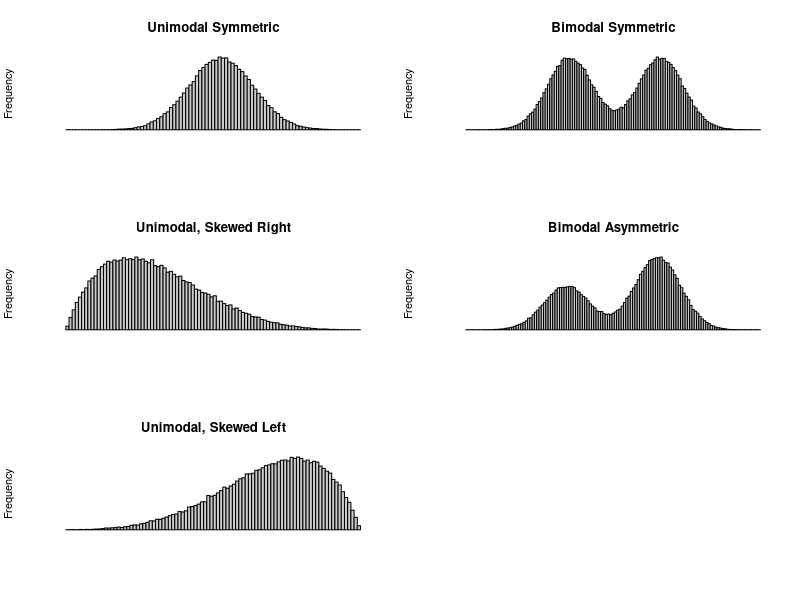

The R source for this figure: (Note: this script raises an error after producing the figure.)
###############################################
# Shape types of a histogram                  #
# Book: Statistics (The Easier Way) With R    #
# Author: Nicole Radziwill @nicoleradziwill   #
# Code from page 96 to 97                     #
# Comments by: Arturo Mora-Soto @jarturomora  #
#              Marked as #JAMS                #
###############################################

# This line sets up a plotting area that has 3 rows and 2 columns
par(mfrow=c(3,2))

label <- "Unimodal Symmetric"
# Randomly sample 100000 times from the normal distribution with mean
# of 0 and standard deviation of 1:
x <- c(rnorm(100000,0,1))
# Now plot the histogram in gray, with 100 bars, erasing all axis labels
hist(x,col="#cccccc",breaks=100,axes=FALSE,xlab="",main=label)

label <- "Bimodal Symmetric"
# Randomly sample 100000 times from the normal distribution with mean
# of 0 and standard deviation of 1, then again from the normal
# distribution with mean of 4 and standard deviation of 1 (so they have 
# distinctly different peaks). Mash all the data together to form x.
x <- c(rnorm(100000,0,1),rnorm(100000,4,1)) 
# Now plot the histogram in gray, with 100 bars, erasing all axis labels
hist(x,col="#cccccc",breaks=100,axes=FALSE,xlab="",main=label)

label <- "Unimodal, Skewed Right"
# Randomly sample 100000 times from the beta distribution (which is sort
# of normal looking, but is skewed according to its shape parameters).
# The shape parameters here are alpha=2 and beta=5, meaning it will be
# skewed to the right.
x <- rbeta(100000,2,5)
# Now plot the histogram in gray, with 100 bars, erasing all axis labels
hist(x,col="#cccccc",breaks=100,axes=FALSE,xlab="",main=label)

label="Bimodal Asymmetric"
# Randomly sample 60000 times from the normal distribution with mean
# of 0 and standard deviation of 1, then 100000 times from the normal
# distribution with mean of 4 and standard deviation of 1 (so they have
# distinctly different peaks, and so the first peak is not as high as
# the second peak). Mash all the data together to form x.
x <- c(rnorm(60000,0,1),rnorm(100000,4,1))
# Now plot the histogram in gray, with 100 bars, erasing all axis labels
hist(x,col="#cccccc",breaks=100,axes=FALSE,xlab="",main=label)

label <- "Unimodal, Skewed Left"
# Randomly sample 100000 times from the beta distribution (which is sort
# of normal looking, but is skewed according to its shape parameters).
# The shape parameters here are alpha=5 and beta=2, meaning it will be
# skewed to the left.
x <- rbeta(100000,5,2)
# Now plot the histogram in gray, with 100 bars, erasing all axis labels
hist(x,col="#cccccc",breaks=100,axes=FALSE,xlab="",main=label)

label <- "Uniform, Symmetric"
# Randomly sample 100 million times from the uniform distribution with
# minimum of 0, and maximum of 6. We had to sample it a lot in order to
# give the plotted distribution that nice smooth plateau-like form.
x <- runif(100000000,0,6)
# Now plot the histogram in gray, limiting the extent of the x-axis
# to between 0 and 6 so that only our values show, with 7 bars, erasing
# all axis labels
#JAMS This histogram will take a little bit more time to be displayed, so be patient (it depends on you computer)
hist(x,col="#cccccc",breaks=7,axes=FALSE,xlab="",main=label)